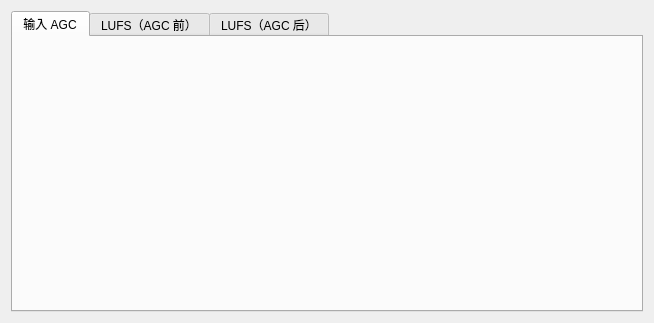
<?xml version="1.0" encoding="UTF-8"?>
<ui version="4.0">
 <class>visualizeui</class>
 <widget class="QDialog" name="visualizeui">
  <property name="geometry">
   <rect>
    <x>0</x>
    <y>0</y>
    <width>654</width>
    <height>323</height>
   </rect>
  </property>
  <property name="windowTitle">
   <string>Dialog</string>
  </property>
  <layout class="QVBoxLayout" name="verticalLayout">
   <item>
    <widget class="QTabWidget" name="tabWidget">
     <property name="currentIndex">
      <number>0</number>
     </property>
     <widget class="QWidget" name="agc">
      <attribute name="title">
       <string>输入 AGC</string>
      </attribute>
      <layout class="QVBoxLayout" name="verticalLayout_2">
       <item>
        <widget class="Graph" name="agcPlot" native="true"/>
       </item>
      </layout>
     </widget>
     <widget class="QWidget" name="lufs">
      <attribute name="title">
       <string>LUFS（AGC 前）</string>
      </attribute>
      <layout class="QVBoxLayout" name="verticalLayout_3">
       <item>
        <widget class="Graph" name="lufsPlot" native="true"/>
       </item>
      </layout>
     </widget>
     <widget class="QWidget" name="lufsAgc">
      <attribute name="title">
       <string>LUFS（AGC 后）</string>
      </attribute>
      <layout class="QVBoxLayout" name="verticalLayout_4">
       <item>
        <widget class="Graph" name="lufsAgcPlot" native="true"/>
       </item>
      </layout>
     </widget>
    </widget>
   </item>
  </layout>
 </widget>
 <customwidgets>
  <customwidget>
   <class>Graph</class>
   <extends>QWidget</extends>
   <header>graph.h</header>
   <container>1</container>
  </customwidget>
 </customwidgets>
 <resources/>
 <connections/>
</ui>
